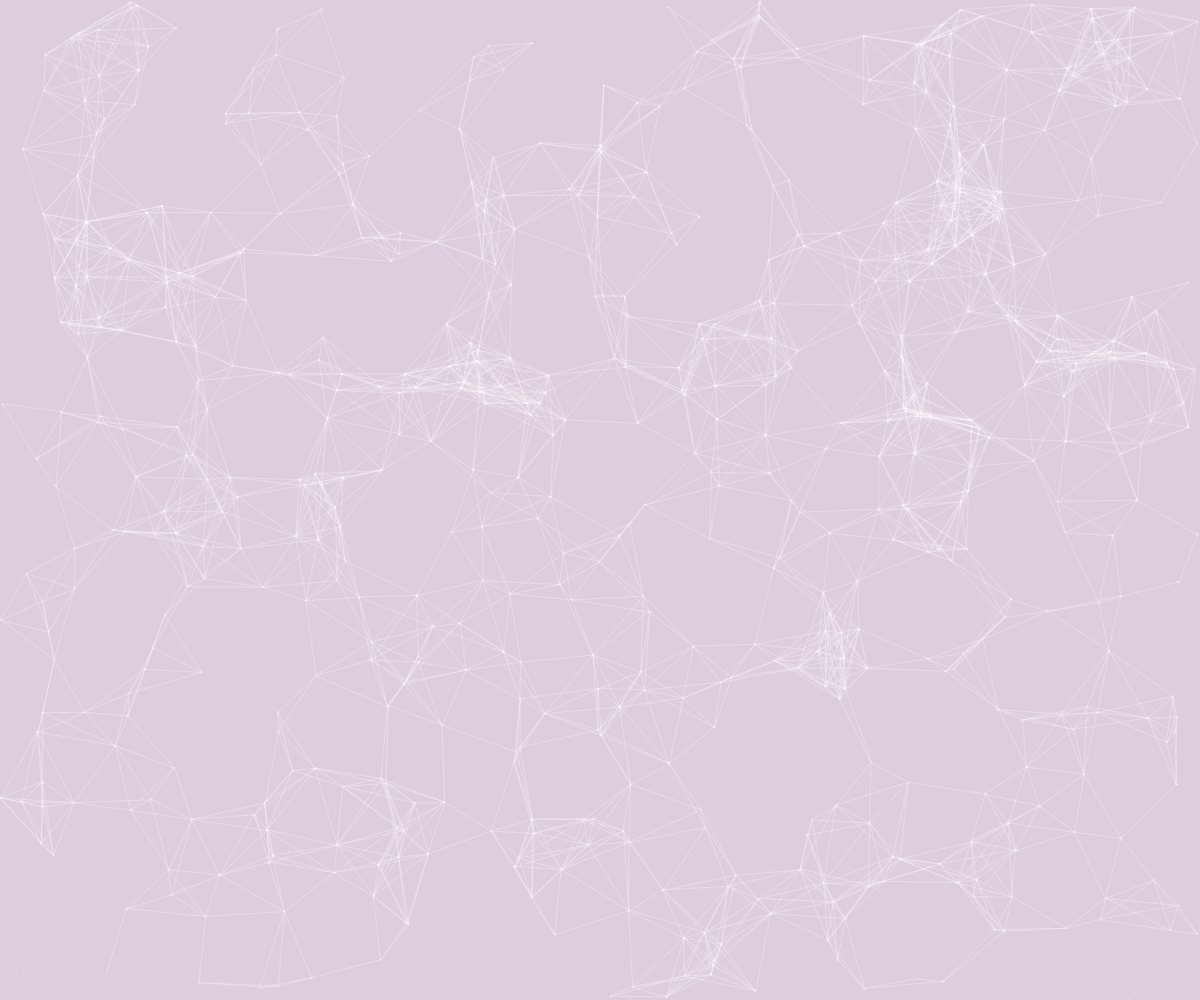
Frame 1 (no input)
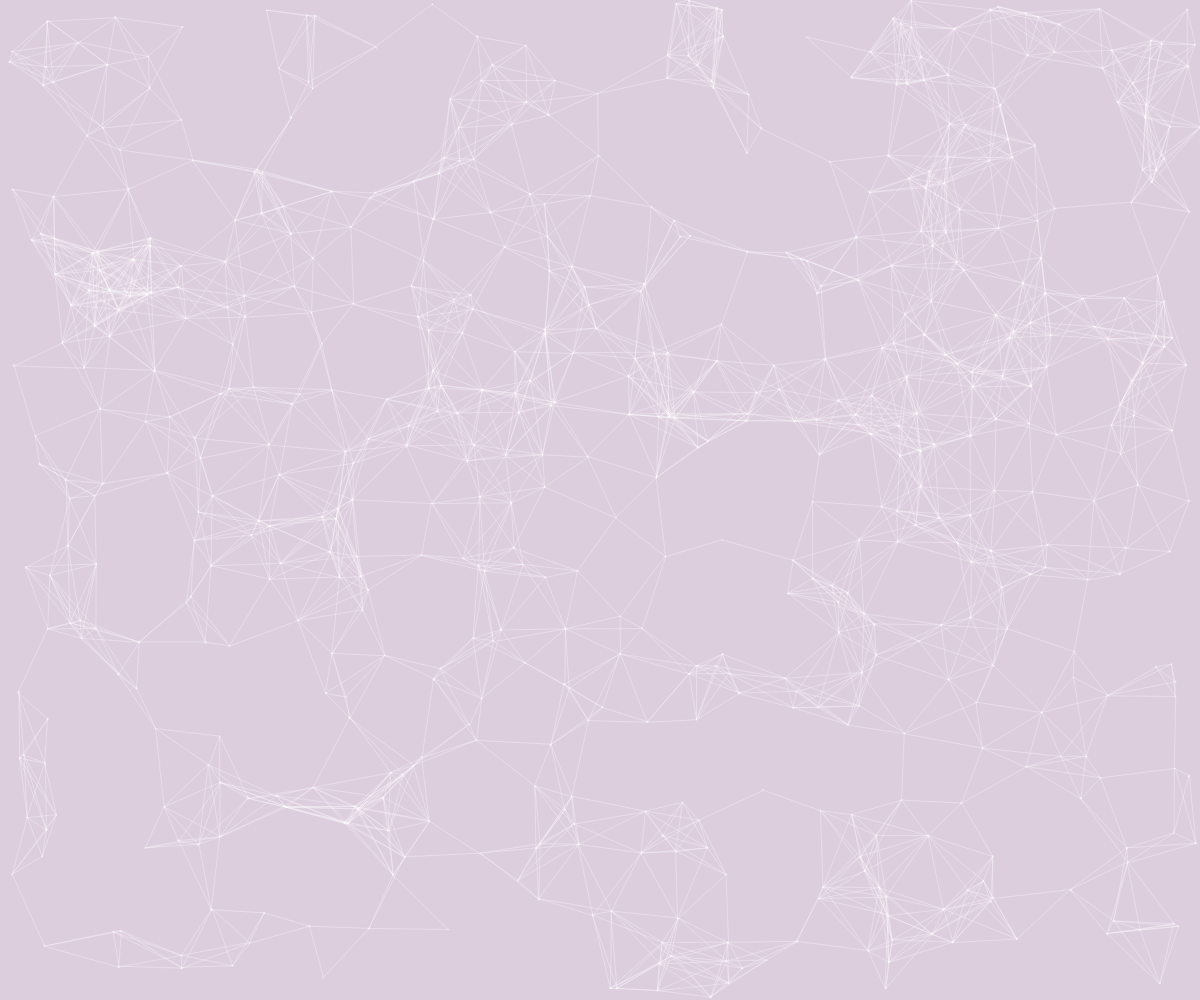
Frame 60 (no input)
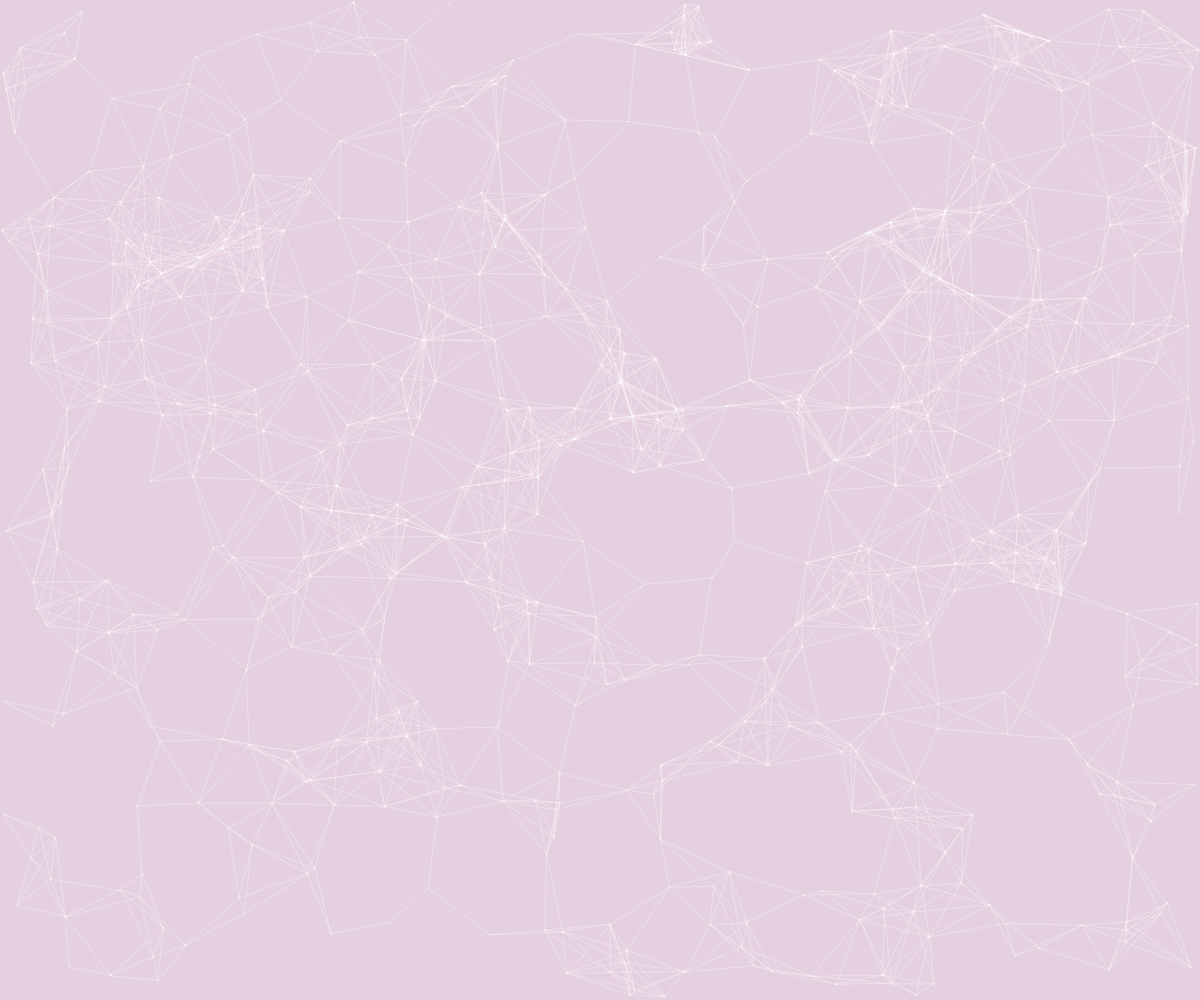
Frame 120 (the mouse pressed at the canvas centre since frame 60)

The p5.js sketch that drew these frames (run headless with seeded random() and noise() and a simulated clock; from frame 60 on, the mouse is pressed at the canvas centre):

// p5.js sketch
// ── sketch.js
const particles = [];
var col = {
	r: 0,
	g: 0,
	b: 0,
}

function setup() {
  createCanvas(window.innerWidth, window.innerHeight);
	frameRate(30);

	// random color
	col.r = random(200, 230);
	col.g = random(200, 230);
	col.b = random(200, 230);

  const particlesLength = Math.floor(window.innerWidth / 2);

  for (let i = 0; i < particlesLength; i++) {
    particles.push(new Particle());
  }
}

function draw() {
  background(col.r,col.g,col.b);
  particles.forEach((p, index) => {
    p.update();
    p.draw();
    p.checkParticles(particles.slice(index));
  });
}

function mousePressed() {
	// random color
	col.r = random(200, 230);
	col.g = random(200, 230);
	col.b = random(200, 230);
}

class Particle {
  constructor() {
    // position
		this.pos = createVector(random(width), random(height));
		// this.pos = createVector(mouseX + random(-50, 50), mouseX + random(-50, 50));
    // velocity
    this.vel = createVector(random(-1, 1), random(-1, 1));
    // size
    this.size = random(1, 3);
  }

  // update movement by adding velocity
  update() {
    this.pos.add(this.vel);
    this.edges();


  }

  // draw single particle
  draw() {
    noStroke();
    fill("rgba(255,255,255,0.3)");
    circle(this.pos.x, this.pos.y, this.size);
  }

  // detect screen edges
  edges() {
    if (this.pos.x < 0 || this.pos.x > width) {
      this.vel.x *= -1;
    }

    if (this.pos.y < 0 || this.pos.y > height) {
      this.vel.y *= -1;
    }
  }

  // connect particles
  checkParticles(particles) {
    particles.forEach(particle => {
      const d = dist(this.pos.x, this.pos.y, particle.pos.x, particle.pos.y);

      if (d < 80) {
        stroke("rgba(255,255,255,0.3)");
        line(this.pos.x, this.pos.y, particle.pos.x, particle.pos.y);
      }
    });
  }
}

// ── style.css
html {
	min-height: 200%;
	min-width: 100%;
  -webkit-background-size: cover;
  -moz-background-size: cover;
  -o-background-size: cover;
  background-size: cover;
	scroll-behavior: smooth;
}

@font-face {
  font-family: "lemonmedium";
  src: url("lemon-webfont.woff2") format("woff2"),
    url("lemon-webfont.woff") format("woff");
  font-weight: normal;
  font-style: normal;
}

body {
	background-color: #222;
  margin: 0;
  padding: 0;
  font-family: helvetica;
  -webkit-font-smoothing: none;
}

.header {
	position: absolute;
	left: 5%;
	top: -30%;
	font-family: lemonmedium;
	color: #fff;
  font-size: 20vh;
  /* line-height: 1em; */
}

/* .header h1 { */
/*   padding: 0 0 8px 0; */
/*   margin: 0; */
/* } */

.main {
  position: absolute;
	/* background-color: #333; */
  border-radius: 8px;
  color: #fff;
	/* margin: 0px 100px 0px 100px; */
  padding: 30px;
  /* left: 60%; */
  right: 10%;
	bottom: 20%;
  /* top: 60%; */
  height: auto;
	width: 30%;
  /* box-shadow: 0 15px 50px rgba(0, 0, 0, 0.3); */
  /* transform: translate(-50%, -50%); */
}

.main img {
  position: relative;
  display: inline-block;
  left: 50%;
  transform: translate(-50%, 0);
}

.main p {
  padding: 0;
  margin: 0;
	font-size: 30px;
  line-height: 1em;
	/* background: #000; */
}

.main a {
  /* size: 36px; */
  color: #fff;
}

#mainbottom {
	position: absolute;
  bottom: 0;
  top: 100%;
  height: 100%;
}
